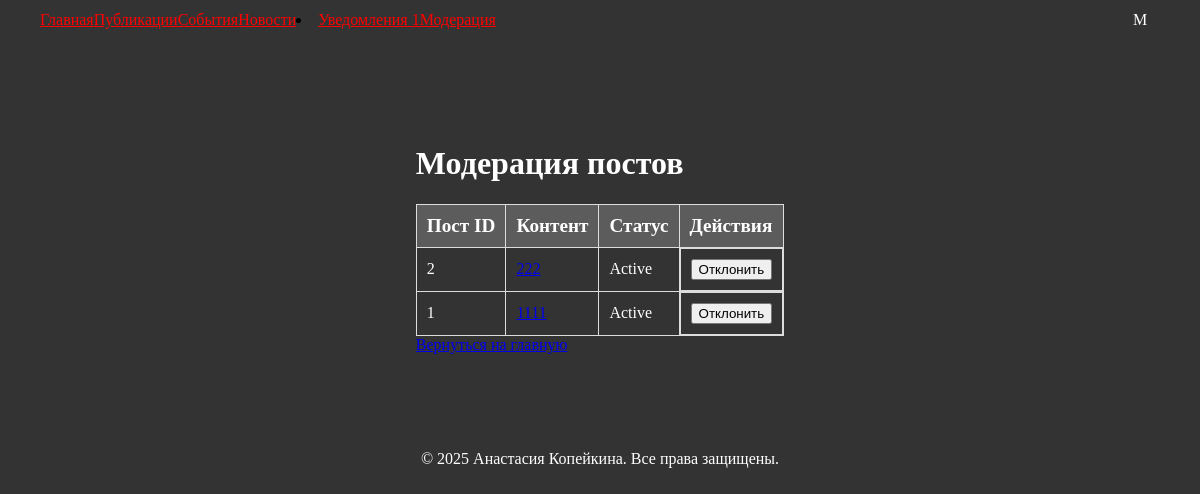
/moderate/posts (signed in), run on the app's committed database.
### application/models.py (models this page shows, shortened)
class User(db.Model, UserMixin):
    id = db.Column(db.Integer, primary_key=True)
    username = db.Column(db.String(150), unique=True, nullable=False)
    email = db.Column(db.String(150), unique=True, nullable=False)
    password_hash = db.Column(db.String(128), nullable=False)
    role = db.Column(db.String(128), default='user')
    is_blocked = db.Column(db.Boolean, default=False)
    failed_login_attempts = db.Column(db.Integer, default=0)
    last_failed_login = db.Column(db.DateTime)
    posts = db.relationship('Post', backref='author', lazy=True)
    likes = db.relationship('Like', backref='user', lazy=True)
    comments = db.relationship('Comment', backref='user', lazy=True)
    email_notifications = db.Column(db.Boolean, default=True)  # Флаг для email уведомлений

class Post(db.Model):
    id = db.Column(db.Integer, primary_key=True)
    user_id = db.Column(db.Integer, db.ForeignKey('user.id'), nullable=False)
    content_text = db.Column(db.Text, nullable=True)
    file_path = db.Column(db.String(255), nullable=True)
    file_type = db.Column(db.String(10), nullable=False)  # 'image', 'video', or 'none'
    created_at = db.Column(db.DateTime, default=datetime.now)
    updated_at = db.Column(db.DateTime, default=datetime.now, onupdate=datetime.now)
    is_active = db.Column(db.Boolean, default=True)
    likes = db.relationship('Like', backref='post', lazy=True)
    comments = db.relationship('Comment', backref='post', lazy=True)

### application/views/moderation.py (the view)
@moderation_bp.route("/moderate/posts")
@login_required
@moderator_required('moderator')
def moderate_posts():
    posts = Post.query.order_by(Post.created_at.desc()).all()
    return render_template("moderation/moderate_posts.html", posts=posts)

### application/views/auth.py (called while the page is built)
@login_manager.user_loader
def load_user(user_id):
    return User.query.get(int(user_id))

### application/templates/moderation/moderate_posts.html (shortened to what this page needs)
{% extends 'base.html' %}
{% block content %}
<div class="home-container" style="max-width: 1200px; margin: 0 auto; padding: 40px 20px;">
<h1>Модерация постов</h1>
<table style='width:100%; border-collapse: collapse;'>
   <tr style='background-color: #5c5c5c; text-align: left;'>
       <th style='color: #fff; font-size: 1.2rem; border: 1px solid #ddd; padding: 10px;'>Пост ID</th>
       <th style='color: #fff; font-size: 1.2rem; border: 1px solid #ddd; padding: 10px;'>Контент</th>
       <th style='color: #fff; font-size: 1.2rem; border: 1px solid #ddd; padding: 10px;'>Статус</th>
       <th style='color: #fff; font-size: 1.2rem; border: 1px solid #ddd; padding: 10px;'>Действия</th>
   </tr>
   {% for post in posts %}
   <tr style='border: 1px solid #ddd;'>
       <td style='color: #fff; border: 1px solid #ddd; padding: 10px;'>{{ post.id }}</td>
       <td style='color: #fff; border: 1px solid #ddd; padding: 10px;'><a href="{{ url_for('comments.list_comments', post_id=post.id) }}">{{ post.content_text }}</a></td>
       <td style='color: #fff; border: 1px solid #ddd; padding: 10px;'>{{ 'Active' if post.is_active else 'Inactive' }}</td>
       <td style='display:flex; border: 1px solid #ddd; padding: 10px;'>
           <form action="{{ url_for('moderation.reject_post', post_id=post.id) }}" method='POST'>
               <button type='submit' class='ant-btn ant-btn-danger'>Отклонить</button></form></td></tr>{% endfor %}
   </table>
<a href="{{ url_for('moderation.dashboard') }}" class='ant-btn ant-btn-default'>Вернуться на главную</a>
</div>
{% endblock %}

### application/templates/base.html (shortened to what this page needs)
<!DOCTYPE html>
<html lang="en">
<head>
    <link rel="stylesheet" href="https://cdnjs.cloudflare.com/ajax/libs/antd/4.16.13/antd.min.css">
    <link rel="stylesheet" href="{{ url_for('static', filename='css/styles.css') }}">
</head>
<body>
    <header style="position: fixed; ">
        <nav class="ant-menu ant-menu-horizontal" style="display: flex; align-items: center; justify-content: space-between; padding: 0 20px;">
            <div class="left-menu" style="display: flex; align-items: center;">
                <a class="ant-menu-item" href="{{ url_for('index') }}">Главная</a>
                <a class="ant-menu-item" href="{{ url_for('posts.list_posts') }}">Публикации</a>
                <a class="ant-menu-item" href="{{ url_for('events.list_events') }}">События</a>
                <a class="ant-menu-item" href="{{ url_for('news.list_news') }}">Новости</a>
                <li class="nav-item">
                    <a class="nav-link" href="{{ url_for('notifications.list_notifications') }}">
                        Уведомления
                        <span id="unreadNotificationsCount" class="badge badge-danger"></span>
                    </a>
                </li>
                {% if current_user.is_authenticated and current_user.role == 'moderator' %}
                <a class="ant-menu-item" href="{{ url_for('moderation.dashboard') }}">Модерация</a>
                {% elif current_user.is_authenticated and current_user.role == 'admin' %}
                <a class="ant-menu-item" href="{{ url_for('admin.list_users') }}">Админпанель</a>
                {% endif %}
            </div>
            <div class="right-menu" style="display: flex; align-items: center;">
                {% if not current_user.is_authenticated %}
                <a class="ant-menu-item" href="{{ url_for('auth.login') }}">Вход</a>
                <a class="ant-menu-item" href="{{ url_for('auth.register') }}">Регистрация</a>
                {% else %}
                <div
                    id="user-avatar"
                    class="ant-avatar ant-avatar-circle ant-avatar-icon user-avatar"
                    style="
                        background-color: {{ current_user.avatar_color }};
                        color: white;
                        cursor: pointer;
                        display: flex;
                        align-items: center;
                        justify-content: center;
                        width: 40px;
                        height: 40px;
                    "
                >
                    {{ current_user.username[0]|upper }}
                </div>
                {% endif %}
            </div>
        </nav>
    </header>
    <div class="content" style="padding: 20px; display: flex; justify-content: center; flex-direction: column; margin-top: 64px;">
        {% block content %}
        {% endblock %}
    </div>
    <footer style="text-align: center; padding: 20px;">
        <p>© 2025 Анастасия Копейкина. Все права защищены.</p>
    </footer>
</body>
</html>

### application/static/css/styles.css (style rules this page uses)
body { background-color: #333333; }
p { color: #ffffff; }
h1 { color: #ffffff; }
header { top: 0; left: 0; right: 0; z-index: 1000; max-width: 1200px; margin: 0 auto; padding: 0 20px; background-color: #333333; }
.ant-menu { background-color: #333333; }
.ant-menu-horizontal { border-bottom: none; }
nav a { color: #FF0000; background-color: #333333; }

### data on the page
User: username "M"
Post: id "2", content_text "222", is_active "Active"
Post: id "1", content_text "1111", is_active "Active"
